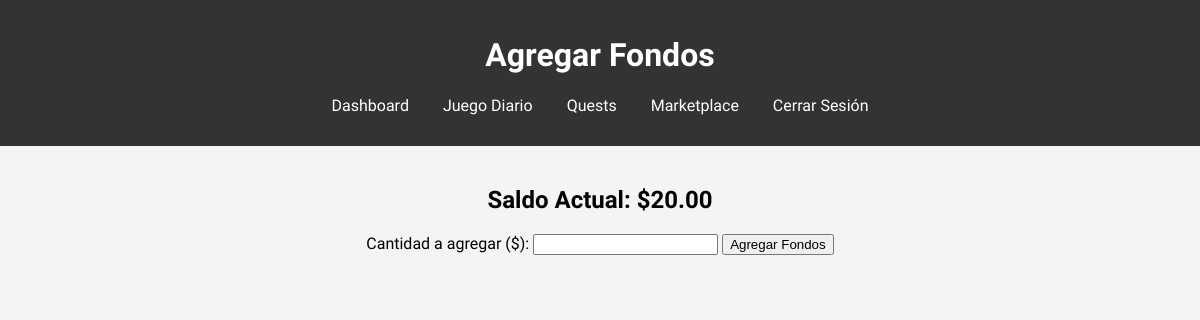
/cards/pages/dinero.php (signed in), run on an earlier commit of the app's database.
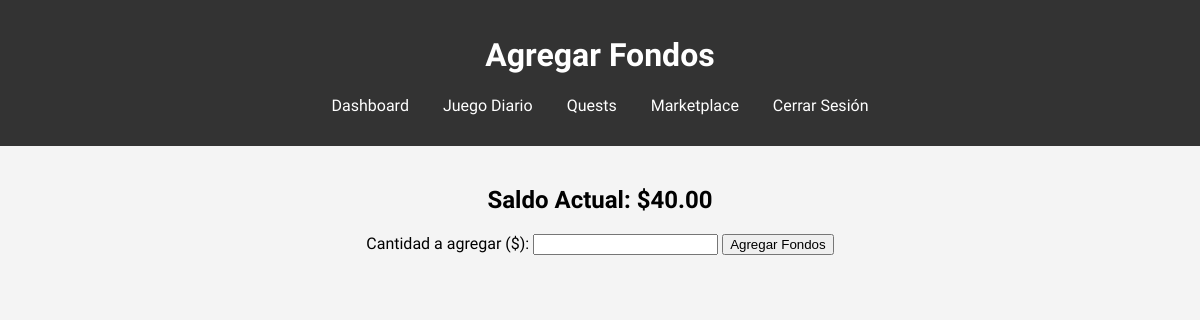
And on a later commit of the database.
### tables this page shows
CREATE TABLE `users` (
  `id` int(11) NOT NULL,
  `username` varchar(50) NOT NULL,
  `password` varchar(255) NOT NULL,
  `created_at` timestamp NOT NULL DEFAULT current_timestamp(),
  `balance` decimal(10,2) NOT NULL DEFAULT 0.00
);

### cards/pages/dinero.php (the view, shortened to what this page needs)
<?php
include '../includes/db_connect.php';
$user_id = $_SESSION['user_id'];
$saldo_query = "SELECT balance FROM users WHERE id = '$user_id'";
$saldo_result = mysqli_query($conn, $saldo_query);
$saldo = mysqli_fetch_assoc($saldo_result)['balance'];
?>
<!DOCTYPE html>
<html lang="es">
<head>
    <link rel="stylesheet" href="../assets/styles.css">
</head>
<body>
    <header>
        <h1>Agregar Fondos</h1>
        <nav>
            <ul>
                <li><a href="dashboard.php">Dashboard</a></li>
                <li><a href="game.php">Juego Diario</a></li>
                <li><a href="quest.php">Quests</a></li>
                <li><a href="marketplace.php">Marketplace</a></li>
                <li><a href="logout.php">Cerrar Sesión</a></li>
            </ul>
        </nav>
    </header>
    <main>
        <h2>Saldo Actual: $<?php echo number_format($saldo, 2); ?></h2>
        <form action="dinero.php" method="POST">
            <label for="amount">Cantidad a agregar ($):</label>
            <input type="number" step="0.01" name="amount" required>
            <button type="submit">Agregar Fondos</button>
        </form>
    </main>
</body>
</html>

### cards/assets/styles.css (style rules this page uses)
body { font-family: 'Lexend', sans-serif; margin: 0; padding: 0; background-color: #f4f4f4; }
header { font-family: 'Lexend', sans-serif; font-weight: 900; background-color: #333; color: white; padding: 15px; text-align: center; animation: fadeIn 1s ease-in; }
nav ul { list-style: none; padding: 0; }
nav ul li { display: inline; margin: 0 15px; }
nav ul li a { font-family: 'Lexend', sans-serif; font-weight: 300; color: white; text-decoration: none; transition: color 0.3s ease-in-out; }
main { font-family: 'Lexend', sans-serif; padding: 20px; text-align: center; animation: slideIn 1s ease-in; }

What changed in the data, as far as the page shows it:
changed users: balance "20.00" → "40.00"
